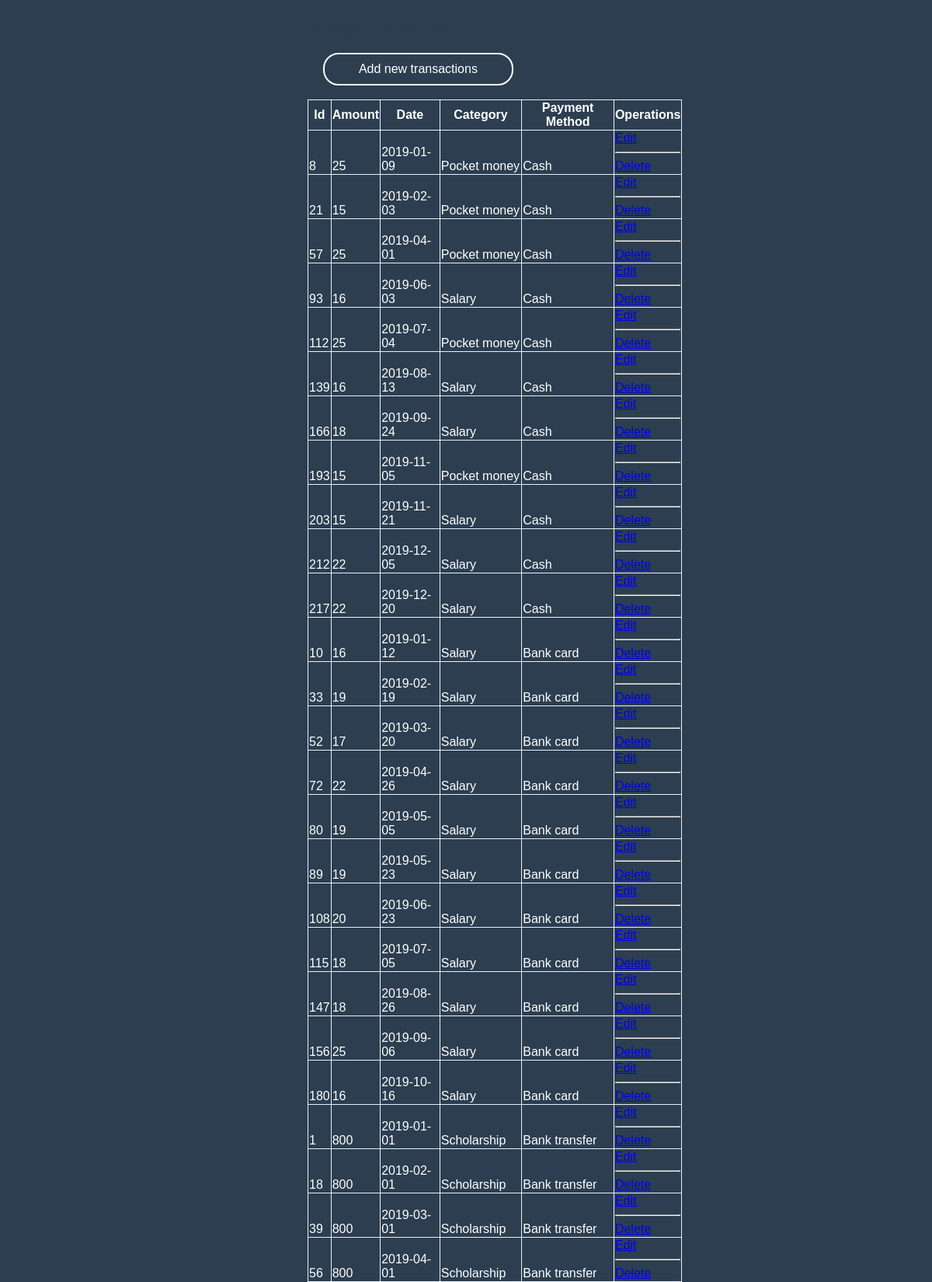
Screenshot of /transactions.php (upper part) with the database file from the repository.
### tables this page shows
CREATE TABLE `transactions` (
  `idTransaction` int(11) NOT NULL,
  `transactionAmount` float NOT NULL,
  `transactionDate` date NOT NULL,
  `idCategory` int(11) NOT NULL,
  `idPayment` tinyint(4) NOT NULL
);

CREATE TABLE `categories` (
  `idCategory` tinyint(4) NOT NULL,
  `category` varchar(15) NOT NULL,
  `idAccounting` tinyint(4) NOT NULL
);

CREATE TABLE `payments` (
  `idPayment` tinyint(4) NOT NULL,
  `paymentMethod` varchar(15) NOT NULL
);

### transactions.php (the view, shortened to what this page needs)
<?php include("db_connect.php"); ?>
<!DOCTYPE html>
<html>
<head>
	<link rel="stylesheet" type="text/css" href="style.css">
</head>
<body>
	<div class="cont-box">
	<table>
		<tr>
			<th>Id</th>
			<th>Amount</th>
			<th>Date</th>
			<th>Category</th>
			<th>Payment Method</th>
			<th>Operations</th>
		</tr>
	<?php
		$query1="
			SELECT idTransaction,transactionAmount,transactionDate,payments.paymentMethod,categories.category,accounting.multiplierCoefficient
			FROM `transactions`,`payments`,`categories`,`accounting` WHERE transactions.idCategory=categories.idCategory
			AND transactions.idPayment=payments.idPayment
			AND categories.idAccounting=accounting.idAccounting";
		$result = $link->query($query1);
		$sum=0;
		while ($var=$result->fetch_assoc())
		{
					extract($var);
					$sum=$sum+$transactionAmount*$multiplierCoefficient;
					echo
					"<tr>
					<td>$idTransaction</td>
					<td>$transactionAmount</td>
					<td>$transactionDate</td>
					<td>$category</td>
					<td>$paymentMethod</td>
					<form method='POST'>
					<td><a href='edit.php?id=$idTransaction' name='edit' class='button' onlick>Edit</a><hr>
					<a href='delete.php?id=$idTransaction' name='delete' class='button'>Delete</a></td>
					</form>
					</tr>";
		}
		echo "<h2>Budget: $sum</h2>";
	?>
	<a href="new_expense.php" class="trans">Add new transactions</a><br>
	</table>
</div>
</body>
</html>

### style.css (style rules this page uses)
body { margin: 0; padding: 0; background-color: #2c3e50; font-family: 'montserrat',sans-serif; }
table, td, th { border: 1px solid rgb(232,240,254); }
table { border-collapse: collapse; width: 60%; color: #fff; }
td { height: 50px; vertical-align: bottom; }
.trans { color: #fff; text-decoration: none; border: 2px solid #fff; display: block; padding: 10px 40px; margin-top: 20px; margin-right:20px; margin-left: 20px; border-radius: 20px; transition: 0.5s linear; width: 20%; text-align: center; }
.cont-box { margin-top: 20px; margin-left: 33%; }
h2 { color:#2c3e50; }

### rows the page displays
transactions: idTransaction "8", transactionAmount "25", transactionDate "2019-01-09", idCategory.category "Pocket money", idPayment.paymentMethod "Cash"
transactions: idTransaction "21", transactionAmount "15", transactionDate "2019-02-03", idCategory.category "Pocket money", idPayment.paymentMethod "Cash"
transactions: idTransaction "57", transactionAmount "25", transactionDate "2019-04-01", idCategory.category "Pocket money", idPayment.paymentMethod "Cash"
transactions: idTransaction "93", transactionAmount "16", transactionDate "2019-06-03", idCategory.category "Salary", idPayment.paymentMethod "Cash"
transactions: idTransaction "112", transactionAmount "25", transactionDate "2019-07-04", idCategory.category "Pocket money", idPayment.paymentMethod "Cash"
transactions: idTransaction "139", transactionAmount "16", transactionDate "2019-08-13", idCategory.category "Salary", idPayment.paymentMethod "Cash"
transactions: idTransaction "166", transactionAmount "18", transactionDate "2019-09-24", idCategory.category "Salary", idPayment.paymentMethod "Cash"
transactions: idTransaction "193", transactionAmount "15", transactionDate "2019-11-05", idCategory.category "Pocket money", idPayment.paymentMethod "Cash"
transactions: idTransaction "203", transactionAmount "15", transactionDate "2019-11-21", idCategory.category "Salary", idPayment.paymentMethod "Cash"
transactions: idTransaction "212", transactionAmount "22", transactionDate "2019-12-05", idCategory.category "Salary", idPayment.paymentMethod "Cash"
transactions: idTransaction "217", transactionAmount "22", transactionDate "2019-12-20", idCategory.category "Salary", idPayment.paymentMethod "Cash"
transactions: idTransaction "10", transactionAmount "16", transactionDate "2019-01-12", idCategory.category "Salary", idPayment.paymentMethod "Bank card"
transactions: idTransaction "33", transactionAmount "19", transactionDate "2019-02-19", idCategory.category "Salary", idPayment.paymentMethod "Bank card"
transactions: idTransaction "52", transactionAmount "17", transactionDate "2019-03-20", idCategory.category "Salary", idPayment.paymentMethod "Bank card"
transactions: idTransaction "72", transactionAmount "22", transactionDate "2019-04-26", idCategory.category "Salary", idPayment.paymentMethod "Bank card"
transactions: idTransaction "80", transactionAmount "19", transactionDate "2019-05-05", idCategory.category "Salary", idPayment.paymentMethod "Bank card"
transactions: idTransaction "89", transactionAmount "19", transactionDate "2019-05-23", idCategory.category "Salary", idPayment.paymentMethod "Bank card"
transactions: idTransaction "108", transactionAmount "20", transactionDate "2019-06-23", idCategory.category "Salary", idPayment.paymentMethod "Bank card"
transactions: idTransaction "115", transactionAmount "18", transactionDate "2019-07-05", idCategory.category "Salary", idPayment.paymentMethod "Bank card"
transactions: idTransaction "147", transactionAmount "18", transactionDate "2019-08-26", idCategory.category "Salary", idPayment.paymentMethod "Bank card"
transactions: idTransaction "156", transactionAmount "25", transactionDate "2019-09-06", idCategory.category "Salary", idPayment.paymentMethod "Bank card"
transactions: idTransaction "180", transactionAmount "16", transactionDate "2019-10-16", idCategory.category "Salary", idPayment.paymentMethod "Bank card"
transactions: idTransaction "1", transactionAmount "800", transactionDate "2019-01-01", idCategory.category "Scholarship", idPayment.paymentMethod "Bank transfer"
transactions: idTransaction "18", transactionAmount "800", transactionDate "2019-02-01", idCategory.category "Scholarship", idPayment.paymentMethod "Bank transfer"
transactions: idTransaction "39", transactionAmount "800", transactionDate "2019-03-01", idCategory.category "Scholarship", idPayment.paymentMethod "Bank transfer"
transactions: idTransaction "56", transactionAmount "800", transactionDate "2019-04-01", idCategory.category "Scholarship", idPayment.paymentMethod "Bank transfer"
